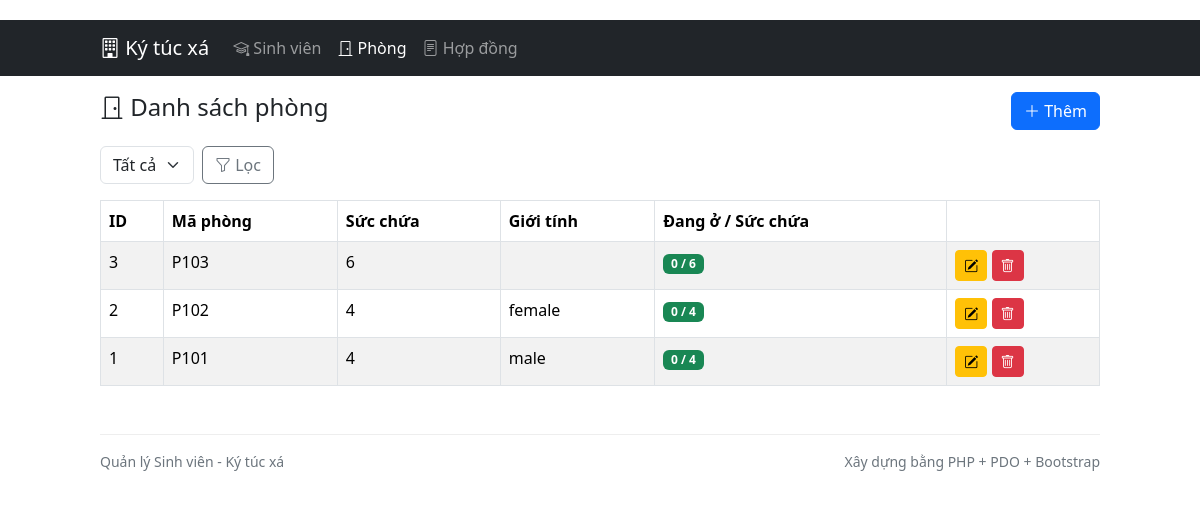
The app's page /index.php?r=rooms/index with its own data.
### tables this page shows
CREATE TABLE IF NOT EXISTS `rooms` (
  `id` INT UNSIGNED NOT NULL AUTO_INCREMENT,
  `room_code` VARCHAR(20) NOT NULL,
  `capacity` INT UNSIGNED NOT NULL DEFAULT 4,
  `gender` ENUM('male','female','') NOT NULL DEFAULT '',
  `created_at` DATETIME NOT NULL,
  PRIMARY KEY (`id`),
  UNIQUE KEY `uniq_rooms_code` (`room_code`)
);

### config/database.php (called while the page is built, shortened)
<?php
function get_pdo(): PDO {
    $dsn = 'mysql:host=' . DB_HOST . ';dbname=' . DB_NAME . ';charset=' . DB_CHARSET;
    $options = [
        PDO::ATTR_ERRMODE => PDO::ERRMODE_EXCEPTION,
        PDO::ATTR_DEFAULT_FETCH_MODE => PDO::FETCH_ASSOC,
        PDO::ATTR_EMULATE_PREPARES => false,
    ];
    $pdo = new PDO($dsn, DB_USER, DB_PASS, $options);
    return $pdo;
}

### controllers/RoomController.php (called while the page is built, shortened)
<?php
require_once __DIR__ . '/../models/Room.php';
class RoomController {
    public function index(): string {
        $gender = isset($_GET['gender']) ? (string)$_GET['gender'] : '';
        $rooms = Room::withOccupancy($this->pdo, $gender);
        $content = render_view('rooms/index', ['rooms' => $rooms, 'gender' => $gender]);
        return render_view('layout', [
            'title' => 'Phòng',
            'content' => $content,
        ]);
    }
}

### models/Room.php (called while the page is built, shortened)
<?php
class Room {
    public static function withOccupancy(PDO $pdo, string $genderFilter = ''): array {
        $sql = 'SELECT r.*,
                       (
                         SELECT COUNT(*) FROM contracts c
                         WHERE c.room_id = r.id AND (c.end_date IS NULL OR c.end_date >= CURDATE())
                       ) AS occupancy
                FROM rooms r';
        $params = [];
        $sql .= ' ORDER BY r.id DESC';
        $stmt = $pdo->prepare($sql);
        $stmt->execute($params);
        return $stmt->fetchAll();
    }
}

### views/rooms/index.php (the view, shortened to what this page needs)
<div class="d-flex justify-content-between align-items-center mb-3">
  <h4><i class="bi bi-door-closed"></i> Danh sách phòng</h4>
  <a class="btn btn-primary" href="<?= h(base_url('index.php?r=rooms/create')) ?>"><i class="bi bi-plus-lg"></i> Thêm</a>
</div>
<form class="row g-2 mb-3" method="get" action="<?= h(base_url('index.php')) ?>">
  <div class="col-auto">
    <select name="gender" class="form-select">
      <option value="" <?= ($gender??'')===''?'selected':'' ?>>Tất cả</option>
    </select>
  </div>
  <div class="col-auto">
    <button class="btn btn-outline-secondary"><i class="bi bi-funnel"></i> Lọc</button>
  </div>
</form>
<div class="table-responsive">
  <table class="table table-striped table-bordered">
    <thead>
      <tr>
        <th>ID</th>
        <th>Mã phòng</th>
        <th>Sức chứa</th>
        <th>Giới tính</th>
        <th>Đang ở / Sức chứa</th>
        <th></th>
      </tr>
    </thead>
    <tbody>
    <?php foreach ($rooms as $r): ?>
      <tr>
        <td><?= h($r['id']) ?></td>
        <td><?= h($r['room_code']) ?></td>
        <td><?= h($r['capacity']) ?></td>
        <td><?= h($r['gender']) ?></td>
        <td><span class="badge bg-<?= ($r['occupancy']>=$r['capacity'])?'danger':'success' ?>"><?= h(($r['occupancy']??0) . ' / ' . $r['capacity']) ?></span></td>
        <td class="text-nowrap">
          <a class="btn btn-sm btn-warning" href="<?= h(base_url('index.php?r=rooms/edit&id=' . $r['id'])) ?>"><i class="bi bi-pencil-square"></i></a>
          <a class="btn btn-sm btn-danger" href="<?= h(base_url('index.php?r=rooms/delete&id=' . $r['id'])) ?>" onclick="return confirm('Xóa?')"><i class="bi bi-trash"></i></a>
        </td>
      </tr>
    <?php endforeach; ?>
    </tbody>
  </table>
</div>

### index.php (shortened to what this page needs)
<?php
require_once __DIR__ . '/config/database.php';
require_once __DIR__ . '/core/helpers.php';
require_once __DIR__ . '/models/Room.php';
require_once __DIR__ . '/controllers/RoomController.php';
$route = isset($_GET['r']) ? trim((string)$_GET['r']) : 'home/index';
[$controllerName, $action] = array_pad(explode('/', $route, 2), 2, 'index');
$controller = new $controllerClass(get_pdo());
echo $controller->$action();

### core/helpers.php (shortened to what this page needs)
<?php
function base_url(string $path = ''): string {
    $base = rtrim(BASE_PATH, '/');
    $path = ltrim($path, '/');
    return $base . '/' . $path;
}
function h(?string $value): string {
    return htmlspecialchars((string)$value, ENT_QUOTES, 'UTF-8');
}
function flash_get(): ?array {
    return null;
}
function render_view(string $view, array $params = []): string {
    extract($params, EXTR_SKIP);
    if ($view === 'layout') {
        require __DIR__ . '/../views/layout.php';
    } else {
        require __DIR__ . '/../views/' . $view . '.php';
    }
    return (string)ob_get_clean();
}

### views/layout.php (shortened to what this page needs)
<?php
$flash = flash_get();
$current = isset($_GET['r']) ? (string)$_GET['r'] : 'home/index';
$currentController = explode('/', $current)[0] ?? 'home';
?><!doctype html>
<html lang="vi">
<head>
    <link href="https://cdn.jsdelivr.net/npm/bootstrap@5.3.2/dist/css/bootstrap.min.css" rel="stylesheet">
    <link href="https://cdn.jsdelivr.net/npm/bootstrap-icons@1.11.3/font/bootstrap-icons.min.css" rel="stylesheet">
    </head>
<body>
<nav class="navbar navbar-expand-lg navbar-dark bg-dark">
  <div class="container">
    <a class="navbar-brand" href="<?= h(base_url('index.php')) ?>"><i class="bi bi-building"></i> Ký túc xá</a>
    <div class="collapse navbar-collapse" id="navbarNav">
      <ul class="navbar-nav">
        <li class="nav-item"><a class="nav-link <?= $currentController==='students'?'active':'' ?>" href="<?= h(base_url('index.php?r=students/index')) ?>"><i class="bi bi-mortarboard"></i> Sinh viên</a></li>
        <li class="nav-item"><a class="nav-link <?= $currentController==='rooms'?'active':'' ?>" href="<?= h(base_url('index.php?r=rooms/index')) ?>"><i class="bi bi-door-closed"></i> Phòng</a></li>
        <li class="nav-item"><a class="nav-link <?= $currentController==='contracts'?'active':'' ?>" href="<?= h(base_url('index.php?r=contracts/index')) ?>"><i class="bi bi-file-text"></i> Hợp đồng</a></li>
      </ul>
    </div>
  </div>
  </nav>
<div class="container mt-3">
  <?= $content ?? '' ?>
</div>
<div class="container">
  <footer>
    <div class="d-flex justify-content-between small">
      <span><?= h(APP_NAME) ?></span>
      <span>Xây dựng bằng PHP + PDO + Bootstrap</span>
    </div>
  </footer>
  </div>
</body>
</html>

### views/layout.php (style rules this page uses)
body { padding-top: 20px; }
.container { max-width: 1024px; }
a { text-decoration: none; }
footer { margin-top: 32px; padding: 16px 0; color: #6c757d; border-top: 1px solid #eee; }

### records on screen
rooms: id "3", room_code "P103", capacity "6", capacity "0 / 6"
rooms: id "2", room_code "P102", capacity "4", gender "female", capacity "0 / 4"
rooms: id "1", room_code "P101", capacity "4", gender "male", capacity "0 / 4"

### other values on screen
APP_NAME "Quản lý Sinh viên - Ký túc xá"
